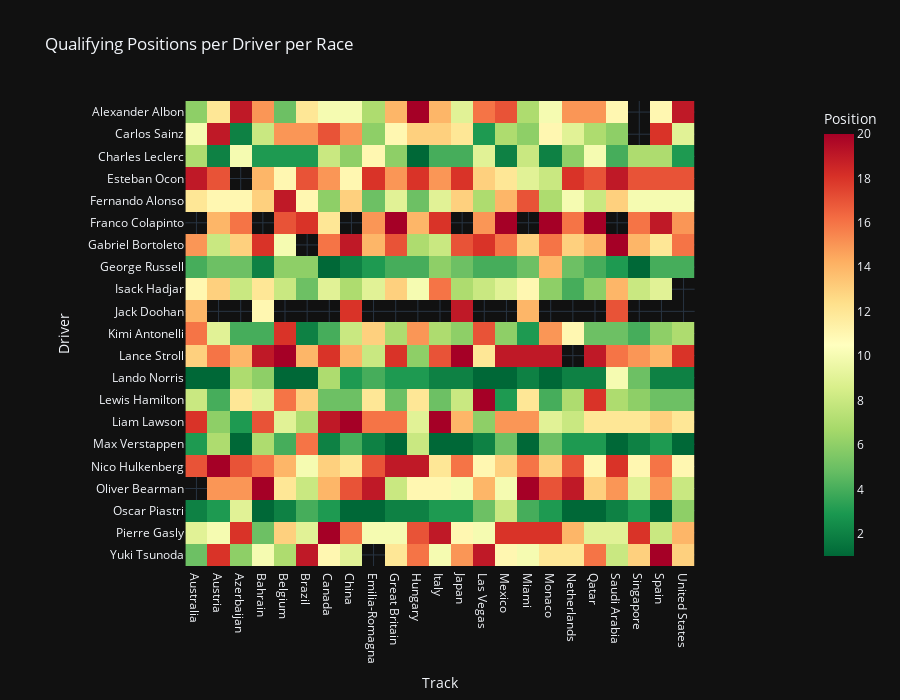

This figure's notebook cell:
### Markdown cell above
## 4. Qualifying Heatmap

### Code cell
# Driver vs Track Qualifying Position Heatmap
quali_pivot = df_quali.pivot(index='Driver', columns='Track', values='Position')

fig = px.imshow(quali_pivot, 
                color_continuous_scale='RdYlGn_r',
                title='Qualifying Positions per Driver per Race',
                labels={'color': 'Position'})
fig.update_layout(template='plotly_dark', height=700)
fig.show()

### Figure 1 — Plotly figure (JSON) as saved in the notebook; plotly's stock layout.template omitted (floating-point values rounded to 4 significant figures; data arrays with more than 128 entries replaced by an {"elided": "..."} marker saying what was removed)
{"data": [{"coloraxis": "coloraxis", "hovertemplate": "Track: %{x}<br>Driver: %{y}<br>Position: %{z}<extra></extra>", "name": "0", "type": "heatmap", "x": ["Australia", "Austria", "Azerbaijan", "Bahrain", "Belgium", "Brazil", "Canada", "China", "Emilia-Romagna", "Great Britain", "Hungary", "Italy", "Japan", "Las Vegas", "Mexico", "Miami", "Monaco", "Netherlands", "Qatar", "Saudi Arabia", "Singapore", "Spain", "United States"], "xaxis": "x", "y": ["Alexander Albon", "Carlos Sainz", "Charles Leclerc", "Esteban Ocon", "Fernando Alonso", "Franco Colapinto", "Gabriel Bortoleto", "George Russell", "Isack Hadjar", "Jack Doohan", "Kimi Antonelli", "Lance Stroll", "Lando Norris", "Lewis Hamilton", "Liam Lawson", "Max Verstappen", "Nico Hulkenberg", "Oliver Bearman", "Oscar Piastri", "Pierre Gasly", "Yuki Tsunoda"], "yaxis": "y", "z": {"elided": "21x23 str values"}}], "layout": {"coloraxis": {"colorbar": {"title": {"text": "Position"}}, "colorscale": [[0, "rgb(0,104,55)"], [0.1, "rgb(26,152,80)"], [0.2, "rgb(102,189,99)"], [0.3, "rgb(166,217,106)"], [0.4, "rgb(217,239,139)"], [0.5, "rgb(255,255,191)"], [0.6, "rgb(254,224,139)"], [0.7, "rgb(253,174,97)"], [0.8, "rgb(244,109,67)"], [0.9, "rgb(215,48,39)"], [1, "rgb(165,0,38)"]]}, "height": 700, "title": {"text": "Qualifying Positions per Driver per Race"}, "xaxis": {"anchor": "y", "constrain": "domain", "domain": [0, 1], "scaleanchor": "y", "title": {"text": "Track"}}, "yaxis": {"anchor": "x", "autorange": "reversed", "constrain": "domain", "domain": [0, 1], "title": {"text": "Driver"}}}}
